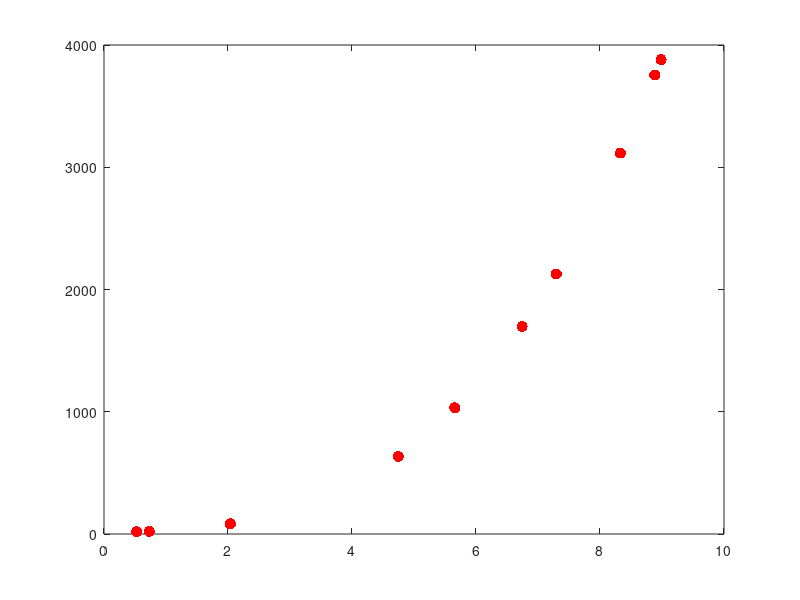

This figure's MATLAB source: (Note: this script raises an error after producing the figure.)
%HW6

% Problem 1. Curve fitting. 
% Part 1. Take 10 x values on the interval 0 < x <= 10 and then create y
% values from the x values by plugging the x values into a third order
% polynomial of your choice. Add random noise to the data by choosing a random number
% in the interval [-D, D]. Start with D = 1. Plot your data in the x-y plane.

x=sort(10*rand(10,1));
i=5*x.^3+2*x.^2+9*x+11+3*rand(10,1);
figure(1);
plot(x,i,'r.','MarkerSize',24);

% Part 2. Fit your data with polynomials from order 1 to 9. Plot the fitted
% polynomials together with the data. 

for i=1:9
polytype=strcat('poly',num2str(i));
linefit=fit(x,i,polytype);
plot(linefit,x,i);
hold on;
end
hold off;

% Part 3. On a separate plot, plot the R^2 and adjusted R^2 as a function
% of the order of the polynomial. 

r_square=zeros(1,9);
r_adjust=zeros(1,9);
for i=1:9
polytype=strcat('poly',num2str(i));
[fitout,fitmetric]=fit(x,i,polytype);
r_square(i)=fitmetric.rsquare;
r_adjust(i)=fitmetric.adjrsquare;
plot(i,r_square(i),'rs'); hold on;
plot(i,r_adjust(i),'bo'); hold on;
end

% Part 4. Repeat parts 1 - 3 for D = 10 and D = 1000. Comment on the
% results. 

%%D=10
x=sort(10*rand(10,1));
i=5*x.^3+2*x.^2+9*x+11+30*rand(10,1);
figure(1);
plot(x,i,'r.','MarkerSize',24);
for i=1:9
polytype=strcat('poly',num2str(i));
linefit=fit(x,i,polytype);
plot(linefit,x,i);
hold on;
end
hold off;
r_square=zeros(1,9);
r_adjust=zeros(1,9);
for i=1:9
polytype=strcat('poly',num2str(i));
[fitout,fitmetric]=fit(x,i,polytype);
r_square(i)=fitmetric.rsquare;
r_adjust(i)=fitmetric.adjrsquare;
plot(i,r_square(i),'rs'); hold on;
plot(i,r_adjust(i),'bo'); hold on;
end

%%D=1000

x=sort(10*rand(10,1));
i=5*x.^3+2*x.^2+9*x+11+3000*rand(10,1);
figure(1);
plot(x,i,'r.','MarkerSize',24);
for i=1:9
polytype=strcat('poly',num2str(i));
linefit=fit(x,i,polytype);
plot(linefit,x,i);
hold on;
end
hold off;
r_square=zeros(1,9);
r_adjust=zeros(1,9);
for i=1:9
polytype=strcat('poly',num2str(i));
[fitout,fitmetric]=fit(x,i,polytype);
r_square(i)=fitmetric.rsquare;
r_adjust(i)=fitmetric.adjrsquare;
plot(i,r_square(i),'rs'); hold on;
plot(i,r_adjust(i),'bo'); hold on;
end

% when noise is larger, it is harder to find a polynomial to fit the data
% and higher order polynomials will fit the data

% Part 5. Now repeat parts 1-3 but take 100 x values on the interval 0 < x <=
% 10. Comment on the results. 

x=sort(10*rand(100,1));
i=5*x.^3+2*x.^2+9*x+11+3*rand(10,1);
figure(1);
plot(x,i,'r.','MarkerSize',24);
for i=1:9
polytype=strcat('poly',num2str(i));
linefit=fit(x,i,polytype);
plot(linefit,x,i);
hold on;
end
hold off;
r_square=zeros(1,9);
r_adjust=zeros(1,9);
for i=1:9
polytype=strcat('poly',num2str(i));
[fitout,fitmetric]=fit(x,i,polytype);
r_square(i)=fitmetric.rsquare;
r_adjust(i)=fitmetric.adjrsquare;
plot(i,r_square(i),'rs'); hold on;
plot(i,r_adjust(i),'bo'); hold on;
end

% taking more points makes the curve smoother and easier to find to
% polynomial to fit the curve.

% Problem 2. Basic statistics. 
%%
% Part 1. Consider two different distributions - Gaussian numbers with a mean of
% 0 and variance 1 and Gaussian numbers with a mean of 1 and variance 1.
% (1) Make a plot of the average p-value for the t-test comparing N random
% numbers chosen from each of these two distributions as a function of N.

for i=1:100
dist1=randn(i,1);
dist2=1+randn(i,1);
[sig,pval]=ttest2(dist1,dist2);
plot(i, pval, 'r.'); hold on;
end
xlabel('size');
ylabel('p value');
hold off;

%%
% Part 2. Now keep the first distribution the same, but vary the mean of
% the second distribution between 0 and 10 with the same variance and
% repeat part one. Make a plot of all of these different curves on the same
% set of axes. What is special about the case where the mean of the second
% distribution is 0? 

avgpval = [];
for i=0:10
for j=1:100
dist_1 = randn(j,1);
dist_2 = randn(j,1)*i;
[is_sig(j),pval(i+1,j)] = ttest2(dist_1,dist_2);
avgpval(j)=sum(is_sig(~isnan(is_sig)))/j;
end
plot((1:100),avgpval)
hold on
end
hold off;

% to increase the mean will decrease the mean of p value.

%%
% Part 3. Now keep the means of the two distributions at 0 and 1 as in part
% 1, but vary the variance of both distributions simultaneiously between 0.1 and 10 and plot the 
% p-values vs the number of numbers drawn as before. Comment on your results.  

avgpval = [];
for i=0.1:1:10
for j=1:100
dist_1=randn(j,1)*i;
dist_2=randn(j,1)*i;
[is_sig(j),avgpval(i*10,j)] = ttest2(dist_1,dist_2);
avgpval(j)=sum(is_sig(~isnan(is_sig)))/j;
end
plot((1:100),avgpval)
hold on
end
hold off;

% more variation was observed. the increasing variance, the higher p values
% and less statistical significance

